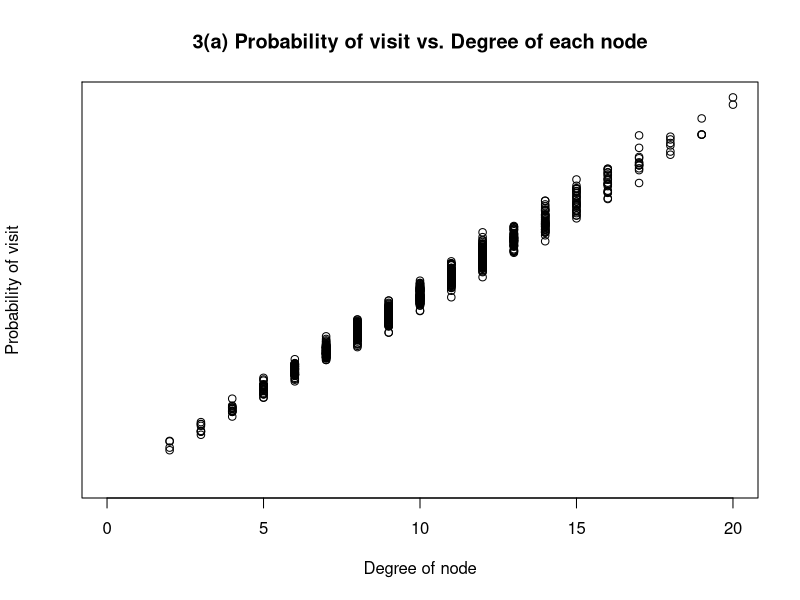
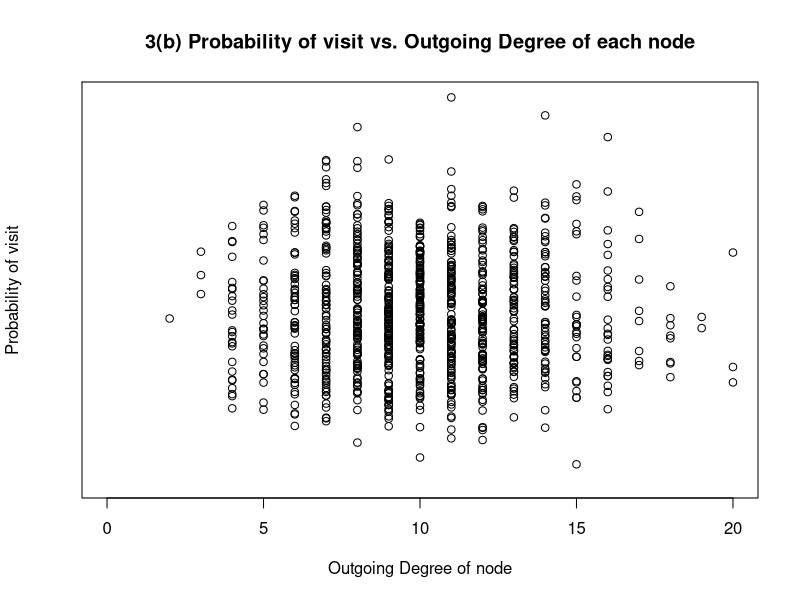
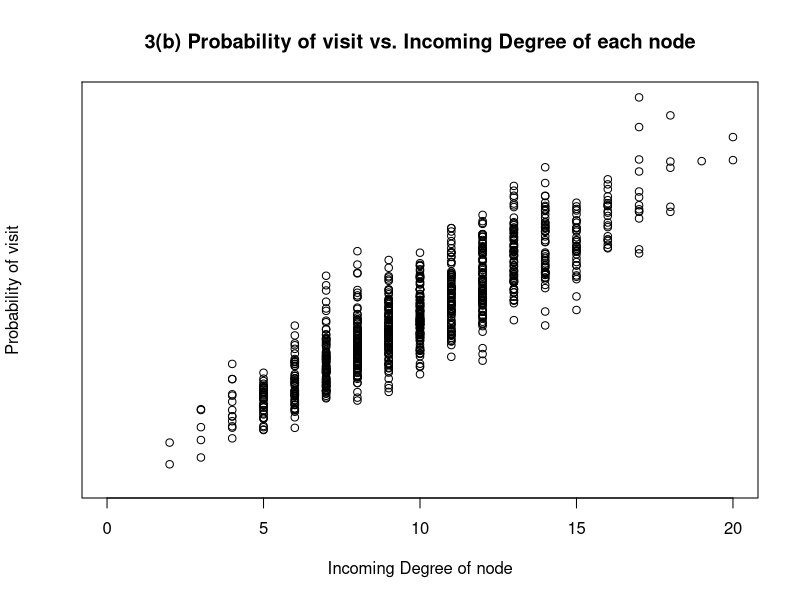
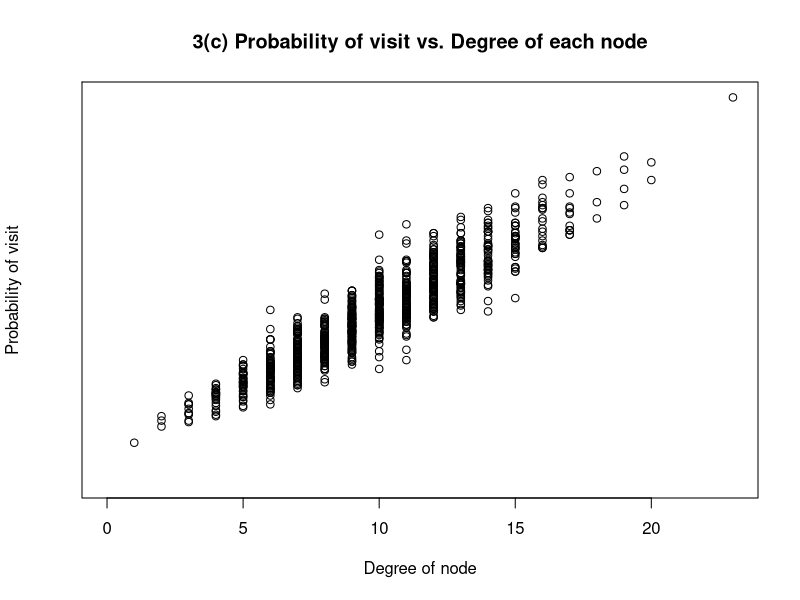

These charts were generated, in order, by the following R code: (Note: this script raises an error after producing the figures.)
library(matrixStats)
library(igraph)

#problem 3 (a)
# Parameters
numNodes <- 1000
p <- 0.01
numSteps <- 1000000

# regenerate graph until it is connected
g_3a <- sample_gnp(numNodes, p, directed = FALSE)
while (!is.connected(g_3a))
{
  g_3a <- sample_gnp(numNodes, p, directed = FALSE)
  print("Not Connected, Regenerating")
}

# Single random walk, start node arbitrarily chosen to be 1
w <- random_walk(g_3a, start = 1, steps = numSteps)
# Extract table of node Instances
q <- table(w)
# Calculate probability of being at each node
pr <- q/numSteps
# Find degree of each node
deg_g_3a <- degree(g_3a)
# Plot against each other
plot(deg_g_3a,pr,xlim=range(0,max(deg_g_3a)),ylim=range(0,max(pr)), main="3(a) Probability of visit vs. Degree of each node", ylab="Probability of visit", xlab="Degree of node")
cor(deg_g_3a, pr)

#Problem 3 (b)
# Parameters
numNodes <- 1000
p <- 0.01
numSteps <- 1000000

# regenerate graph until it is connected
g_3b <- sample_gnp(numNodes, p, directed = TRUE)
while (!is.connected(g_3b))
{
  g_3b <- sample_gnp(numNodes, p, directed = TRUE)
  print("Not Connected, Regenerating")
}

# Single random walk, start node arbitrarily chosen to be 1
w <- random_walk(g_3b, start = 1, steps = numSteps)
# Extract table of node Instances
q <- table(w)
# Calculate probability of being at each node
pr <- q/numSteps
# Find degree of each node
deg_g_3b_out <- degree(g_3b,mode = "out")
deg_g_3b_in <- degree(g_3b,mode = "in")
deg_g_3b_total <- degree(g_3b)
# Plot against each other
plot(deg_g_3b_out,pr[1:length(deg_g_3b_out)],xlim=range(0,max(deg_g_3b_out)),ylim=range(0,max(pr)), main="3(b) Probability of visit vs. Outgoing Degree of each node", ylab="Probability of visit", xlab="Outgoing Degree of node")
cor(pr[1:length(deg_g_3b_out)],deg_g_3b_out)
plot(deg_g_3b_in,pr[1:length(deg_g_3b_in)],xlim=range(0,max(deg_g_3b_in)),ylim=range(0,max(pr)), main="3(b) Probability of visit vs. Incoming Degree of each node", ylab="Probability of visit", xlab="Incoming Degree of node")
cor(deg_g_3b_in,pr[1:length(deg_g_3b_in)])

#problem 3 (c)
# Random Walk and Teleport Params
currStep <- 0
minSteps <- 100000
damping_factor <- 85 # in %

# Graph params
numNodes <- 1000
p <- 0.01

# regenerate graph until it is connected
g_3c <- sample_gnp(numNodes, p, directed = FALSE)
while (!is.connected(g_3c))
{
  g_3c <- sample_gnp(numNodes, p, directed = FALSE)
  print("Not Connected, Regenerating")
}

# Initialize path. 
path = c()

# Run until you get enough steps in the path
while (currStep < minSteps)
{
  # Calculate length of segment before teleportation occurs
  numStepsSeg <- 1 # Number of steps before teleportation occurs
  
  # Calculate whether teleportation occurs
  smp <- sample(1:100,1)
  while(smp<=damping_factor)
  {
    # If no teleportation, continue incrementing numStepsSeg
    numStepsSeg <- numStepsSeg + 1
    smp <- sample(1:100,1)
  }
  # Single random walk segment, start node chosen randomly, run for numStepsSeg
  rw_seg <- random_walk(g_3c, start = sample(1:numNodes,1), steps = numStepsSeg)
  # Append segment to path
  path = c(path,rw_seg)
  
  # Increment number of steps
  currStep <- currStep + numStepsSeg
}

# Extract table of node Instances
q <- table(path)
# Calculate probability of being at each node
pr <- q/currStep
# Find degree of each node
deg_g_3c <- degree(g_3c)
# Plot against each other
plot(deg_g_3c,pr,xlim=range(0,max(deg_g_3c)),ylim=range(0,max(pr)), main="3(c) Probability of visit vs. Degree of each node", ylab="Probability of visit", xlab="Degree of node")
cor(deg_g_3c, pr)


#problem 4 (a)
# Random Walk and Teleport Params
currStep <- 0
minSteps <- 200000
damping_factor <- 85 # in %

# Graph params
numNodes <- 1000
p <- 0.01

# regenerate graph until it is connected
g_4a <- sample_gnp(numNodes, p, directed = TRUE)
while (!is.connected(g_4a))
{
  g_4a <- sample_gnp(numNodes, p, directed = TRUE)
  print("Not Connected, Regenerating")
}

# Initialize path. 
path = c()

# Run until you get enough steps in the path
while (currStep < minSteps)
{
  # Calculate length of segment before teleportation occurs
  numStepsSeg <- 1 # Number of steps before teleportation occurs
  
  # Calculate whether teleportation occurs
  smp <- sample(1:100,1)
  while(smp<=damping_factor)
  {
    # If no teleportation, continue incrementing numStepsSeg
    numStepsSeg <- numStepsSeg + 1
    smp <- sample(1:100,1)
  }
  # Single random walk segment, start node chosen randomly, run for numStepsSeg
  rw_seg <- random_walk(g_4a, start = sample(1:numNodes,1), steps = numStepsSeg)
  # Append segment to path
  path = c(path,rw_seg)
  
  # Increment number of steps
  currStep <- currStep + numStepsSeg
  print(currStep/minSteps)
}

# Extract table of node Instances
q <- table(path)
# Calculate probability of being at each node
pr <- q/currStep
page_rank_val = pr

actual_pagerank <- page_rank(g_4a)$vector
cor(actual_pagerank, page_rank_val)


#problem 4 (b)
# Random Walk and Teleport Params
currStep <- 0
minSteps <- 1000000
damping_factor <- 85 # in %

# Graph params
numNodes <- 1000
p <- 0.01

# regenerate graph until it is connected
g_4b <- sample_gnp(numNodes, p, directed = TRUE)
while (!is.connecsuted(g_4b))
{
  g_4b <- sample_gnp(numNodes, p, directed = TRUE)
  print("Not Connected, Regenerating")
}

actual_pagerank <- page_rank(g_4b)$vector
# Initialize path. 
path = c()

# Run until you get enough steps in the path
while (currStep < minSteps)
{
  # Calculate length of segment before teleportation occurs
  numStepsSeg <- 1 # Number of steps before teleportation occurs
  
  # Calculate whether teleportation occurs
  smp <- sample(1:100,1)
  while(smp<=damping_factor)
  {
    # If no teleportation, continue incrementing numStepsSeg
    numStepsSeg <- numStepsSeg + 1
    smp <- sample(1:100,1)
  }
  
  
  #Choose according to distribution in actual_pagerank
  startNode <- sample(1:1000, 1, replace = TRUE, prob = actual_pagerank)
  
  # Single random walk segment, start node chosen by pagerank, run for numStepsSeg
  rw_seg <- random_walk(g_4b, start = startNode, steps = numStepsSeg)
  # Append segment to path
  path = c(path,rw_seg)
  
  # Increment number of steps
  currStep <- currStep + numStepsSeg
  print(currStep/minSteps)
}

# Extract table of node Instances
q <- table(path)
# Calculate probability of being at each node
pr <- q/currStep
page_rank_val = pr

#creating personalized page rank with builtin function
personalized_pagerank <- page_rank(g_4b, personalized=actual_pagerank)$vector

plot(personalized_pagerank, page_rank_val)
cor(personalized_pagerank, page_rank_val)